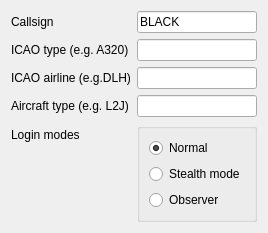
             <widget class="QWidget" name="tb_SettingsAircraft">
              <attribute name="title">
               <string>Aircraft</string>
              </attribute>
              <layout class="QVBoxLayout" name="verticalLayout_5">
               <item>
                <layout class="QFormLayout" name="fl_SettingsAircraft">
                 <property name="fieldGrowthPolicy">
                  <enum>QFormLayout::AllNonFixedFieldsGrow</enum>
                 </property>
                 <item row="0" column="0">
                  <widget class="QLabel" name="lbl_SettingsAircraftCallsign">
                   <property name="text">
                    <string>Callsign</string>
                   </property>
                  </widget>
                 </item>
                 <item row="0" column="1">
                  <widget class="QLineEdit" name="le_SettingsAircraftCallsign">
                   <property name="inputMethodHints">
                    <set>Qt::ImhLatinOnly|Qt::ImhUppercaseOnly</set>
                   </property>
                   <property name="text">
                    <string>BLACK</string>
                   </property>
                   <property name="maxLength">
                    <number>20</number>
                   </property>
                  </widget>
                 </item>
                 <item row="1" column="0">
                  <widget class="QLabel" name="lbl_SettingsIcaoTypeDesignator">
                   <property name="text">
                    <string>ICAO type (e.g. A320)</string>
                   </property>
                  </widget>
                 </item>
                 <item row="1" column="1">
                  <widget class="QLineEdit" name="le_SettingsIcaoTypeDesignator">
                   <property name="inputMethodHints">
                    <set>Qt::ImhUppercaseOnly</set>
                   </property>
                  </widget>
                 </item>
                 <item row="2" column="0">
                  <widget class="QLabel" name="lbl_SettingsIcaoAirline">
                   <property name="text">
                    <string>ICAO airline (e.g.DLH)</string>
                   </property>
                  </widget>
                 </item>
                 <item row="2" column="1">
                  <widget class="QLineEdit" name="le_SettingsIcaoAirline"/>
                 </item>
                 <item row="3" column="0">
                  <widget class="QLabel" name="lbl_SettingsIcaoType">
                   <property name="text">
                    <string>Aircraft type (e.g. L2J)</string>
                   </property>
                  </widget>
                 </item>
                 <item row="3" column="1">
                  <widget class="QLineEdit" name="le_SettingsIcaoType"/>
                 </item>
                 <item row="4" column="0">
                  <widget class="QLabel" name="lbl_SettingsModes">
                   <property name="text">
                    <string>Login modes</string>
                   </property>
                  </widget>
                 </item>
                 <item row="4" column="1">
                  <widget class="QGroupBox" name="gb_LoginModes">
                   <property name="title">
                    <string/>
                   </property>
                   <layout class="QVBoxLayout" name="verticalLayout">
                    <item>
                     <widget class="QRadioButton" name="rb_SetttingsNormalLoginMode">
                      <property name="text">
                       <string>Normal</string>
                      </property>
                      <property name="checked">
                       <bool>true</bool>
                      </property>
                     </widget>
                    </item>
                    <item>
                     <widget class="QRadioButton" name="rb_SettingsLoginStealthMode">
                      <property name="text">
                       <string>Stealth mode</string>
                      </property>
                     </widget>
                    </item>
                    <item>
                     <widget class="QRadioButton" name="rb_SettingsLoginObserver">
                      <property name="text">
                       <string>Observer</string>
                      </property>
                     </widget>
                    </item>
                   </layout>
                  </widget>
                 </item>
                </layout>
               </item>
              </layout>
             </widget>
